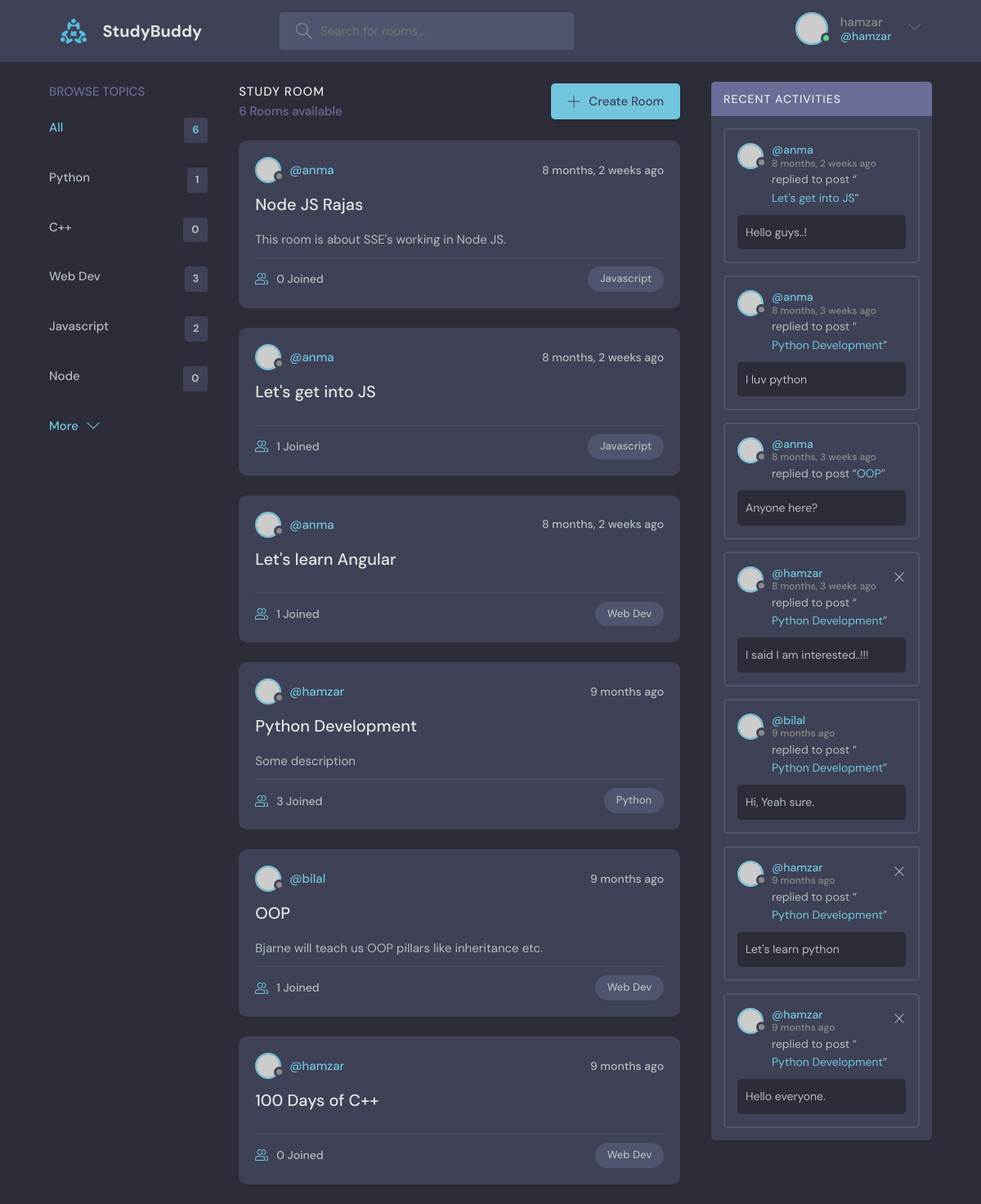
The app's page / (signed in) with its own data.
### TestApp/models.py (models this page shows)
class Topic(models.Model):
    name=models.CharField(max_length=255)
    def __str__(self):
        return self.name

class Room(models.Model):
    topic=models.ForeignKey(Topic,on_delete=models.SET_NULL ,null=True)
    host=models.ForeignKey(User,on_delete=models.SET_NULL, null=True)
    participants=models.ManyToManyField(User,related_name='participants',blank=True)
    name=models.CharField(max_length=255)
    description=models.TextField(null=True, blank=True)
    updated_on=models.DateTimeField(auto_now=True)
    created_on=models.DateTimeField(auto_now_add=True)
    class Meta:
        ordering=['-updated_on','-created_on']
    def __str__(self):
        return self.name

class Message(models.Model):
    user=models.ForeignKey(User,on_delete=models.CASCADE)
    room=models.ForeignKey(Room,on_delete=models.CASCADE)
    body=models.TextField(null=False)
    updated_on=models.DateTimeField(auto_now=True)
    created_on=models.DateTimeField(auto_now_add=True)
    def __str__(self):
        return self.body[0:50]
    class Meta:
        ordering=['-updated_on','created_on']

### TestApp/views.py (the view)
# urls.py: path('', views.home,name='home'),
def home(request):
    q=request.GET.get('q') if request.GET.get('q') != None else ''
    rooms=Room.objects.filter(
        Q(topic__name__icontains=q) |
        Q(name__icontains=q) |
        Q(description__icontains=q)
    )
    room_messages=Message.objects.filter(
        Q(room__topic__name__icontains=q)
    )
    topics=Topic.objects.all()
    total_rooms=Room.objects.all().count()
    context={'rooms':rooms,'topics':topics, 'room_messages':room_messages,'total_rooms':total_rooms}
    return render(request,'TestApp/HomePage.html',context=context)

### TestApp/templates/TestApp/HomePage.html (shortened to what this page needs)
{% extends 'Main.html' %} {% block content %}
<main class="layout layout--3">
    <div class="container">
        {% include 'TestApp/topic_component.html' %}
        <div class="roomList">
            <div class="roomList__header">
                <div>
                    <h2>Study Room</h2>
                    <p>{{rooms.count}} Rooms available</p>
                </div>
                {% if request.user.is_authenticated %}
                <a class="btn btn--main" href="{% url 'create-room' %}">
                    <svg version="1.1" xmlns="http://www.w3.org/2000/svg" width="32" height="32" viewBox="0 0 32 32">
                        <title>add</title>
                        <path d="M16.943 0.943h-1.885v14.115h-14.115v1.885h14.115v14.115h1.885v-14.115h14.115v-1.885h-14.115v-14.115z"></path>
                    </svg>
                    Create Room
                </a>
                {% endif %}
            </div>
            {% include 'TestApp/feed_component.html' %}
        </div>
        {% include 'TestApp/activity_component.html' %}
    </div>
</main>
{% endblock content %}

### templates/NavBar.html (shortened to what this page needs)
{% load static %}
<header class="header header--loggedIn">
    <div class="container">
        <a href="{% url 'home' %}" class="header__logo">
            <img src="{% static 'images/logo.svg' %}" />
            <h1>StudyBuddy</h1>
        </a>
        <form class="header__search" method="GET" action="{% url 'home' %}">
            <label>
                <input type="text" name="q" placeholder="Search for rooms..." />
            </label>
        </form>
        <nav class="header__menu">
            {% if request.user.is_authenticated %}
            <div class="header__user">
                <a href="{% url 'user-profile' request.user.id %}">
                    <div class="avatar avatar--medium active">
                        <img src="https://randomuser.me/api/portraits/men/37.jpg" />
                    </div>
                    <p>{{request.user}} <span>@{{request.user}}</span></p>
                </a>
                <button class="dropdown-button">
                    <svg version="1.1" xmlns="http://www.w3.org/2000/svg" width="32" height="32" viewBox="0 0 32 32">
                        <title>chevron-down</title>
                        <path d="M16 21l-13-13h-3l16 16 16-16h-3l-13 13z"></path>
                    </svg>
                </button>
            </div>
            {% else %}
            <a href="{% url 'login' %} ">
                <img src="{% static 'images/avatar.svg'%}" />
                <p>Login</p>
            </a>
            {% endif %}
        </nav>
    </div>
</header>

### TestApp/templates/TestApp/topic_component.html
<div class="topics">
    <div class="topics__header">
        <h2>Browse Topics</h2>
    </div>
    <ul class="topics__list">
        <li>
            <a href="{% url 'home' %}" class="active">All <span>{{total_rooms}}</span></a>
        </li>
        {% for topic in topics %}
        <li>
            <a href="{% url 'home' %}?q={{topic.name}}">{{topic.name}} <span>{{topic.room_set.all.count}} </span></a>
        </li>
        {% endfor %}
    </ul>
    <a class="btn btn--link" href="topics.html">
        More
        <svg version="1.1" xmlns="http://www.w3.org/2000/svg" width="32" height="32" viewBox="0 0 32 32">
            <title>chevron-down</title>
            <path d="M16 21l-13-13h-3l16 16 16-16h-3l-13 13z"></path>
        </svg>
    </a>
</div>

### TestApp/templates/TestApp/feed_component.html (shortened to what this page needs)
{% for room in rooms %}
<div class="roomListRoom">
    <div class="roomListRoom__header">
        <a href="{% url 'user-profile' room.host.id %}" class="roomListRoom__author">
            <div class="avatar avatar--small">
                <img src="https://randomuser.me/api/portraits/women/11.jpg" />
            </div>
            <span>@{{room.host}}</span>
        </a>
        <div class="roomListRoom__actions">
            <span>{{room.created_on | timesince}} ago</span>
        </div>
    </div>
    <div class="roomListRoom__content">
        <a href="{% url 'room' room.id %}">{{room.name}}</a>
        <p>{{room.description}}</p>
    </div>
    <div class="roomListRoom__meta">
        <a href="{% url 'room' room.id %}" class="roomListRoom__joined">
            {{room.participants.count}} Joined
        </a>
        <p class="roomListRoom__topic">{{room.topic}}</p>
    </div>
</div>
{% endfor %}

### TestApp/templates/TestApp/activity_component.html
<div class="activities">
    <div class="activities__header">
        <h2>Recent Activities</h2>
    </div>
    {% for message in room_messages %}
    <div class="activities__box">
        <div class="activities__boxHeader roomListRoom__header">
            <a href="{% url 'user-profile' message.user.id %}" class="roomListRoom__author">
                <div class="avatar avatar--small">
                    <img src="https://randomuser.me/api/portraits/women/11.jpg" />
                </div>
                <p>
                    @{{message.user}}
                    <span>{{message.created_on | timesince}} ago</span>
                </p>
            </a>
            {% if request.user == message.user %}
            <div class="roomListRoom__actions">
                <a href="{% url 'delete-message' message.id %}">
                    <svg version="1.1" xmlns="http://www.w3.org/2000/svg" width="32" height="32" viewBox="0 0 32 32">
                        <title>remove</title>
                        <path d="M27.314 6.019l-1.333-1.333-9.98 9.981-9.981-9.981-1.333 1.333 9.981 9.981-9.981 9.98 1.333 1.333 9.981-9.98 9.98 9.98 1.333-1.333-9.98-9.98 9.98-9.981z"></path>
                    </svg>
                </a>
            </div>
            {% endif %}
        </div>
        <div class="activities__boxContent">
            <p>replied to post “<a href="{% url 'room' message.room.id %}">{{message.room}}</a>”</p>
            <div class="activities__boxRoomContent">{{message}}</div>
        </div>
    </div>
    {% endfor %}
</div>

### records on screen
Topic: name "Python", room_set.all.count "1"
Topic: name "C++", room_set.all.count "0"
Topic: name "Web Dev", room_set.all.count "3"
Topic: name "Javascript", room_set.all.count "2"
Topic: name "Node", room_set.all.count "0"
Room: host "anma", created_on "8 months, 2 weeks", name "Node JS Rajas", description "This room is about SSE's working in Node JS.", participants.count "0", topic "Javascript"
Room: host "anma", created_on "8 months, 2 weeks", name "Let's get into JS", participants.count "1", topic "Javascript"
Room: host "anma", created_on "8 months, 2 weeks", name "Let's learn Angular", participants.count "1", topic "Web Dev"
Room: host "hamzar", created_on "9 months", name "Python Development", description "Some description", participants.count "3", topic "Python"
Room: host "bilal", created_on "9 months", name "OOP", description "Bjarne will teach us OOP pillars like inheritance etc.", participants.count "1", topic "Web Dev"
Room: host "hamzar", created_on "9 months", name "100 Days of C++", participants.count "0", topic "Web Dev"
Message: user "anma", created_on "8 months, 2 weeks", room "Let's get into JS", body "Hello guys..!"
Message: user "anma", created_on "8 months, 3 weeks", room "Python Development", body "I luv python"
Message: user "anma", created_on "8 months, 3 weeks", room "OOP", body "Anyone here?"
Message: user "hamzar", created_on "8 months, 3 weeks", room "Python Development", body "I said I am interested..!!!"
Message: user "bilal", created_on "9 months", room "Python Development", body "Hi, Yeah sure."
Message: user "hamzar", created_on "9 months", room "Python Development", body "Let's learn python"
Message: user "hamzar", created_on "9 months", room "Python Development", body "Hello everyone."

### other values on screen
{{ request.user }} "hamzar"
{{ total_rooms }} "6"
{{ rooms.count }} "6"
